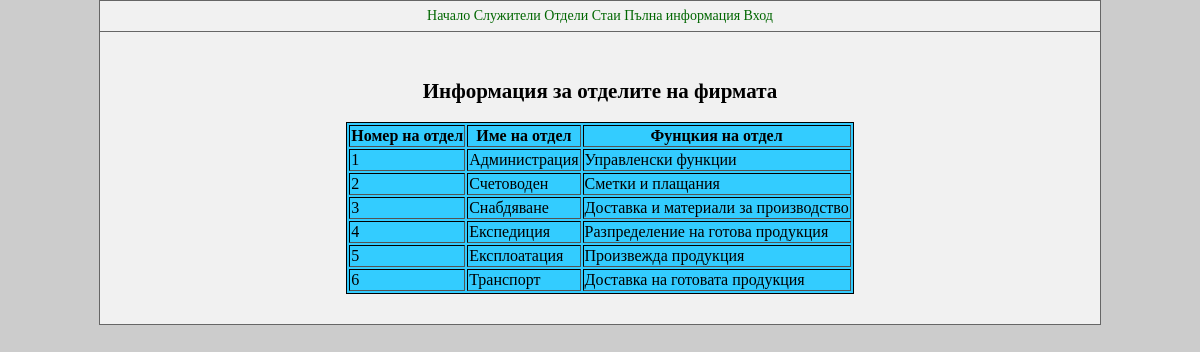
The page /departments.php on the database its author committed.
### tables this page shows
CREATE TABLE `departments` (
  `depart_id` int(10) UNSIGNED NOT NULL,
  `depart` varchar(50) NOT NULL,
  `function` varchar(100) NOT NULL
);

### departments.php (the view, shortened to what this page needs)
<?php
include"db.php";
?>
<html>
<head>
<link href="site.css" rel="stylesheet" type="text/css"/>
</head>
<body>
<div id="main">
	<?php include "menu.php";?>
	<div id="content">
	<center>
	<h2> Информация за отделите на фирмата</h2>
	<table border="1">
		<tr>
			<th> Номер на отдел</th>
			<th> Име на отдел</th>
			<th> Фунцкия на отдел</th>
		</tr>
<?php
	$query="SELECT * FROM departments";
	if($result=mysqli_query($link,$query))
	{
		while($row=mysqli_fetch_assoc($result)){
	?>
<tr>
	<td><?php echo$row['depart_id'];?></td>
	<td><?php echo$row['depart'];?></td>
	<td><?php echo$row['function'];?></td>
</tr>
<?php
			}
	}
	else
	{
		?>
		<tr><td colspan='5' align='center'>Няма записи</td></tr>
		<?php
			}
		?>
		</table>
		</center>
		</div>
</div>
</body>
</html>

### site.css (style rules this page uses)
body { background-color:#CCC; font-size:14px; margin:0px; padding:0px; }
table { border:1px solid black; background-color:#33CCFF; }
#main { width:1000px; margin:0 auto; border:1px solid #666; background-color:#F1F1F1; }
#content { padding:30px; min_height:500px; }

### rows shown on the page
departments: depart_id "1", depart "Администрация", function "Управленски функции"
departments: depart_id "2", depart "Счетоводен", function "Сметки и плащания"
departments: depart_id "3", depart "Снабдяване", function "Доставка и материали за производство"
departments: depart_id "4", depart "Експедиция", function "Разпределение на готова продукция"
departments: depart_id "5", depart "Експлоатация", function "Произвежда продукция"
departments: depart_id "6", depart "Транспорт", function "Доставка на готовата продукция"
